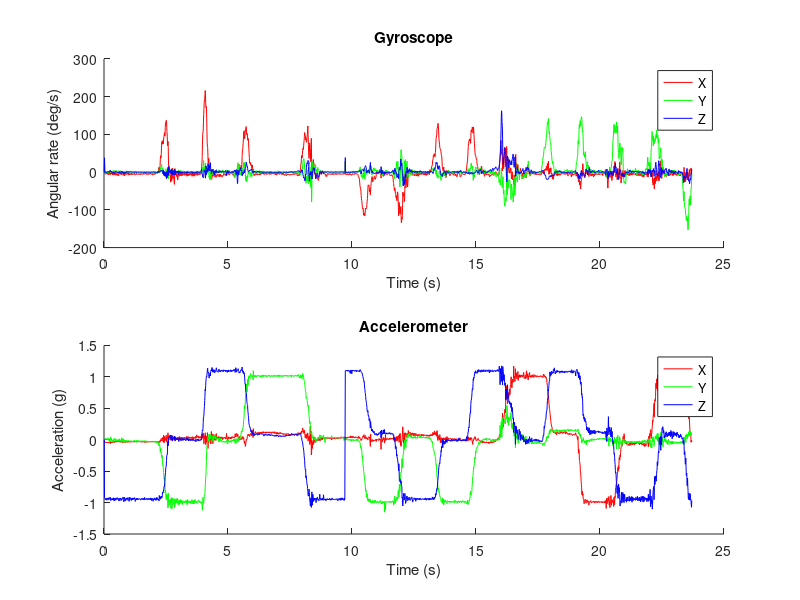

This figure's MATLAB source: (Note: this script raises an error after producing the figure.)
clear all
close all

data = csvread('anguloss.csv');

Accelerometer = data(:, 1:3);
Gyroscope = data(:, 4:6);

taxa = 0.01;

time = 0:taxa:(length(data)-1)*taxa;

addpath('quaternion_library');

figure('Name', 'Sensor Data');
axis(1) = subplot(2,1,1);
hold on;
plot(time, Gyroscope(:,1), 'r');
plot(time, Gyroscope(:,2), 'g');
plot(time, Gyroscope(:,3), 'b');
legend('X', 'Y', 'Z');
xlabel('Time (s)');
ylabel('Angular rate (deg/s)');
title('Gyroscope');
hold off;
axis(2) = subplot(2,1,2);
hold on;
plot(time, Accelerometer(:,1), 'r');
plot(time, Accelerometer(:,2), 'g');
plot(time, Accelerometer(:,3), 'b');
legend('X', 'Y', 'Z');
xlabel('Time (s)');
ylabel('Acceleration (g)');
title('Accelerometer');
hold off;
print SensorData.pdf;
linkaxes(axis, 'x');

AHRS = MadgwickAHRS('SamplePeriod', 1/100, 'Beta', 0.55);

quaternion = zeros(length(time), 4);
for t = 1:length(time)
    AHRS.UpdateIMU(Gyroscope(t,:) * (pi/180), Accelerometer(t,:));
    quaternion(t, :) = AHRS.Quaternion;
end

euler = quatern2euler(quaternConj(quaternion)) * (180/pi);

figure('Name', 'Euler Angles');
hold on;
plot(time, euler(:,1), 'r');
plot(time, euler(:,2), 'g');
plot(time, euler(:,3), 'b');
title('Euler angles');
xlabel('Time (s)');
ylabel('Angle (deg)');
legend('\phi', '\theta', '\psi');
hold off;
print Angulos.pdf;
